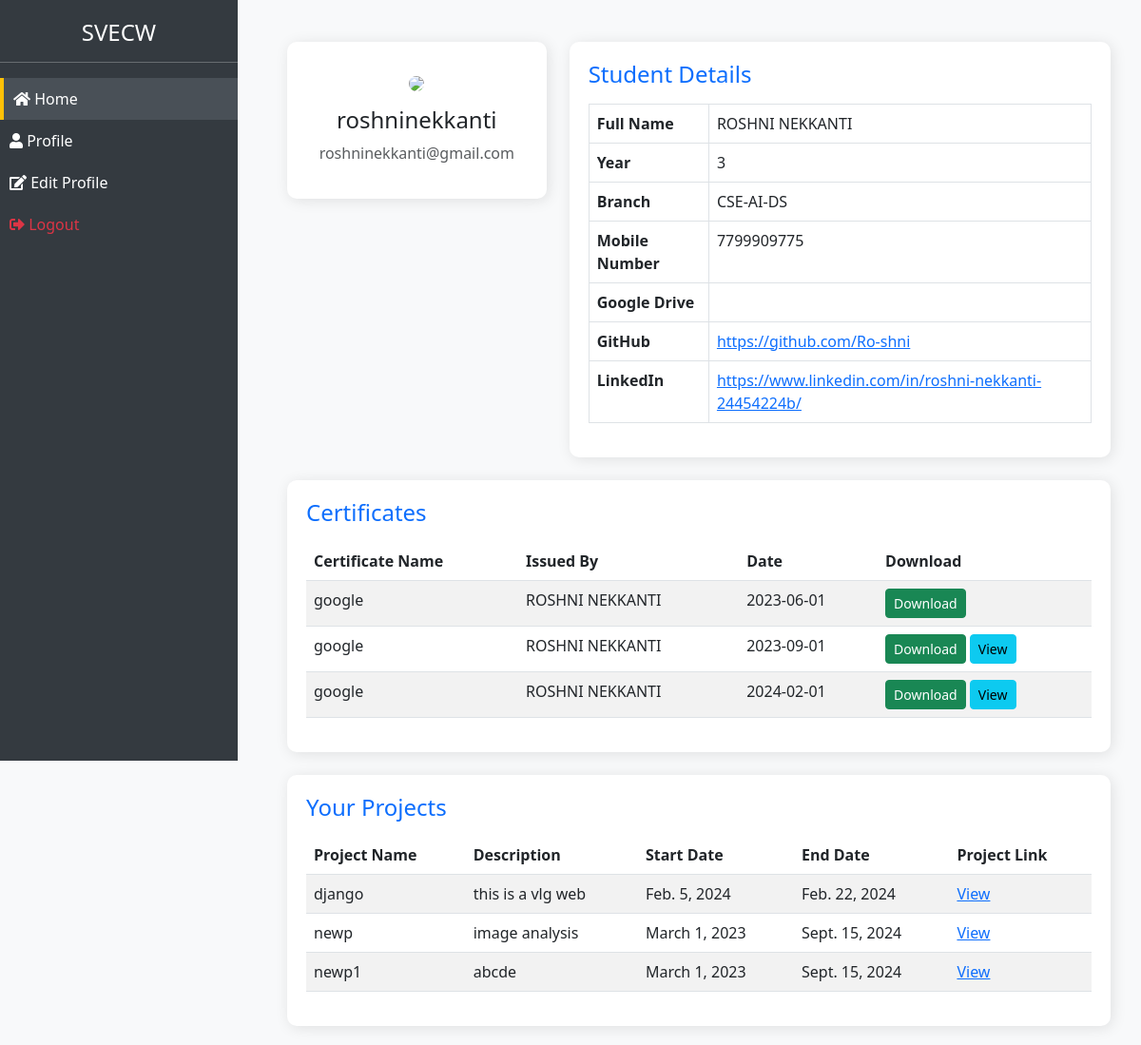
Page /student1/detail/1/ (signed in) on the committed database.
### home/models.py (models this page shows, shortened)
class Contact(models.Model):
    staff = models.OneToOneField(User, on_delete=models.CASCADE,null=True)
    fullname = models.CharField(max_length=60)
    branch = models.CharField(max_length=100,choices=BRANCH,null=True)
    stdyear = models.CharField(max_length=6)
    phno = models.CharField(max_length=12)
    git = models.CharField(max_length=100)
    linkedin = models.CharField(max_length=100)
    hrank = models.CharField(max_length=100)
    aadhar = models.CharField(max_length=16)
    addr = models.TextField()
    adnum=models.CharField(max_length=11)
    image = models.ImageField(default='mysite\templates\avatar.jpg',upload_to='contact_images')
    section = models.CharField(max_length=100,choices=SEC,null=True)

class Orders(models.Model):
    adnum=models.CharField(max_length=10,null=True)
    name = models.CharField(max_length=75,null=True)
    staff = models.ForeignKey(User,models.CASCADE,null=True)
    certi_name = models.CharField(max_length=100)
    drivelink = models.CharField(max_length=100)
    certi_no = models.CharField(max_length=100)
    start_date = models.DateField(null=True)
    end_date = models.DateField(null=True)
    credits = models.PositiveIntegerField(null=True)
    certificate = models.FileField(upload_to='certificates/', blank=True, null=True)

class Project(models.Model):
    user = models.ForeignKey(User, on_delete=models.CASCADE)
    project_name = models.CharField(max_length=255)
    project_link = models.URLField()
    description = models.TextField(blank=True, null=True)
    start_date = models.DateField()
    end_date = models.DateField()
    branch = models.CharField(max_length=100,choices=BRANCH,null=True)
    section = models.CharField(max_length=100,choices=SEC,null=True)
    domain = models.CharField(max_length=100,choices=DOMAIN,null=True)

### home/views.py (the view)
# urls.py: path('student1/detail/<int:pk>/',views.studentdetail,name='studentdetail'),
@login_required(login_url="/login/")
def studentdetail(request, pk):
    try:
        workers = User.objects.get(id=pk)
        contact = Contact.objects.get(staff=workers)
        orders_stu = Orders.objects.filter(staff=workers).order_by('start_date')
        orders_count_by_month = defaultdict(int)
        for order in orders_stu:
            if order.start_date:  # Check if start_date exists
                year_month = order.start_date.strftime('%Y-%m')  # Format to Year-Month
                orders_count_by_month[year_month] += 1  # Increment the count for that month
        labels = sorted(orders_count_by_month.keys())  # Sorted list of Year-Month
        data = [orders_count_by_month[label] for label in labels]  # Corresponding order counts
        projects = Project.objects.filter(user=workers)
    except User.DoesNotExist:
        return render(request, "user_not_found.html")
    except Contact.DoesNotExist:
        contact = None
    context = {
        "workers": workers,
        "contact": contact,
        "orders_stu": orders_stu,  # Pass sorted orders to the context
        "labels": labels,  # Month-Year labels for the chart
        "data": data,      # Order counts for the chart
        "projects": projects,  # Add the projects to the context
    }
    return render(request, "studentdetail.html", context)

### templates/studentdetail.html (shortened to what this page needs)
<!DOCTYPE html>
<html lang="en">
<head>
    <link href="https://cdn.jsdelivr.net/npm/bootstrap@5.3.0-alpha3/dist/css/bootstrap.min.css" rel="stylesheet">
    <link rel="stylesheet" href="https://use.fontawesome.com/releases/v5.15.2/css/all.css">
</head>
<body>
    <div class="sidebar">
        <h4 class="text-center">SVECW</h4>
        <hr>
        <a href="{% url 'home' %}" class="active"><i class="fas fa-home"></i> Home</a>
        <a href="{% url 'profile' %}"><i class="fas fa-user"></i> Profile</a>
        <a href="{% url 'contact' %}"><i class="fas fa-edit"></i> Edit Profile</a>
        <a href="{% url 'logout' %}" class="text-danger"><i class="fas fa-sign-out-alt"></i> Logout</a>
    </div>
    <div class="content">
        <div class="container mt-4">
            <div class="row">
                <div class="col-md-4">
                    <div class="profile-card text-center">
                        <img class="rounded-circle mt-3" width="150px" src="https://st3.depositphotos.com/15648834/17930/v/600/depositphotos_179308454-stock-illustration-unknown-person-silhouette-glasses-profile.jpg">
                        <h4 class="mt-3">{{ user.username }}</h4>
                        <p class="text-muted">{{ user.email }}</p>
                    </div>
                </div>
                <div class="col-md-8">
                    <div class="profile-card">
                        <h4 class="text-primary">Student Details</h4>
                        <table class="table table-bordered mt-3">
                            <tbody>
                                <tr><th>Full Name</th><td>{{ contact.fullname }}</td></tr>
                                <tr><th>Year</th><td>{{ contact.stdyear }}</td></tr>
                                <tr><th>Branch</th><td>{{ contact.branch }}</td></tr>
                                <tr><th>Mobile Number</th><td>{{ contact.phno }}</td></tr>
                                <tr><th>Google Drive</th><td><a href="{{ contact.drive }}" target="_blank">{{ contact.drive }}</a></td></tr>
                                <tr><th>GitHub</th><td><a href="{{ contact.git }}" target="_blank">{{ contact.git }}</a></td></tr>
                                <tr><th>LinkedIn</th><td><a href="{{ contact.linkedin }}" target="_blank">{{ contact.linkedin }}</a></td></tr>
                            </tbody>
                        </table>
                    </div>
                </div>
            </div>
            <div class="mt-4 table-container">
                <h4 class="text-primary">Certificates</h4>
                {% if orders_stu %}
                    <table class="table table-striped mt-3">
                        <thead>
                            <tr><th>Certificate Name</th><th>Issued By</th><th>Date</th><th>Download</th></tr>
                        </thead>
                        <tbody>
                            {% for order in orders_stu %}
                            <tr>
                                <td>{{ order.certi_name }}</td>
                                <td>{{ order.name }}</td>
                                <td>{{ order.start_date|date:"Y-m-d" }}</td>
                                <td>
                                    <a href="{{ order.drivelink }}" target="_blank" class="btn btn-sm btn-success">Download</a>
                                    {% if order.certificate %}
                                        <a href="{{ order.certificate.url }}" target="_blank" class="btn btn-sm btn-info">View</a>
                                    {% endif %}
                                </td>
                            </tr>
                            {% endfor %}
                        </tbody>
                    </table>
                {% else %}
                    <p>No certificates available.</p>
                {% endif %}
            </div>
            <div class="mt-4 table-container">
                <h4 class="text-primary">Your Projects</h4>
                {% if projects %}
                    <table class="table table-striped mt-3">
                        <thead>
                            <tr><th>Project Name</th><th>Description</th><th>Start Date</th><th>End Date</th><th>Project Link</th></tr>
                        </thead>
                        <tbody>
                            {% for project in projects %}
                            <tr>
                                <td>{{ project.project_name }}</td>
                                <td>{{ project.description }}</td>
                                <td>{{ project.start_date }}</td>
                                <td>{{ project.end_date }}</td>
                                <td><a href="{{ project.project_link }}" target="_blank">View</a></td>
                            </tr>
                            {% endfor %}
                        </tbody>
                    </table>
                {% else %}
                    <p>No projects available.</p>
                {% endif %}
            </div>
        </div>
    </div>
</body>
</html>

### templates/studentdetail.html (style rules this page uses)
body { background-color: #f8f9fa; }
.sidebar { width: 250px; height: 100vh; position: fixed; top: 0; left: 0; background-color: #343a40; color: white; padding-top: 20px; }
.sidebar a { color: white; display: block; padding: 10px; text-decoration: none; transition: 0.3s; }
.sidebar .active { background-color: #495057; border-left: 4px solid #ffc107; }
.content { margin-left: 270px; padding: 20px; }
.profile-card, .table-container { background: white; padding: 20px; border-radius: 10px; box-shadow: 2px 2px 15px rgba(0, 0, 0, 0.1); }
.table thead { background: #343a40; color: white; }

### rows in the picture
Contact: fullname "ROSHNI NEKKANTI", stdyear "3", branch "CSE-AI-DS", phno "7799909775", git "https://github.com/Ro-shni", linkedin "https://www.linkedin.com/in/roshni-nekkanti-24454224b/"
Orders: certi_name "google", name "ROSHNI NEKKANTI", start_date "2023-06-01"
Orders: certi_name "google", name "ROSHNI NEKKANTI", start_date "2023-09-01"
Orders: certi_name "google", name "ROSHNI NEKKANTI", start_date "2024-02-01"
Project: project_name "django", description "this is a vlg web", start_date "Feb. 5, 2024", end_date "Feb. 22, 2024"
Project: project_name "newp", description "image analysis", start_date "March 1, 2023", end_date "Sept. 15, 2024"
Project: project_name "newp1", description "abcde", start_date "March 1, 2023", end_date "Sept. 15, 2024"

### other values in the picture
{{ user.username }} "roshninekkanti"
{{ user.email }} "roshninekkanti@gmail.com"
